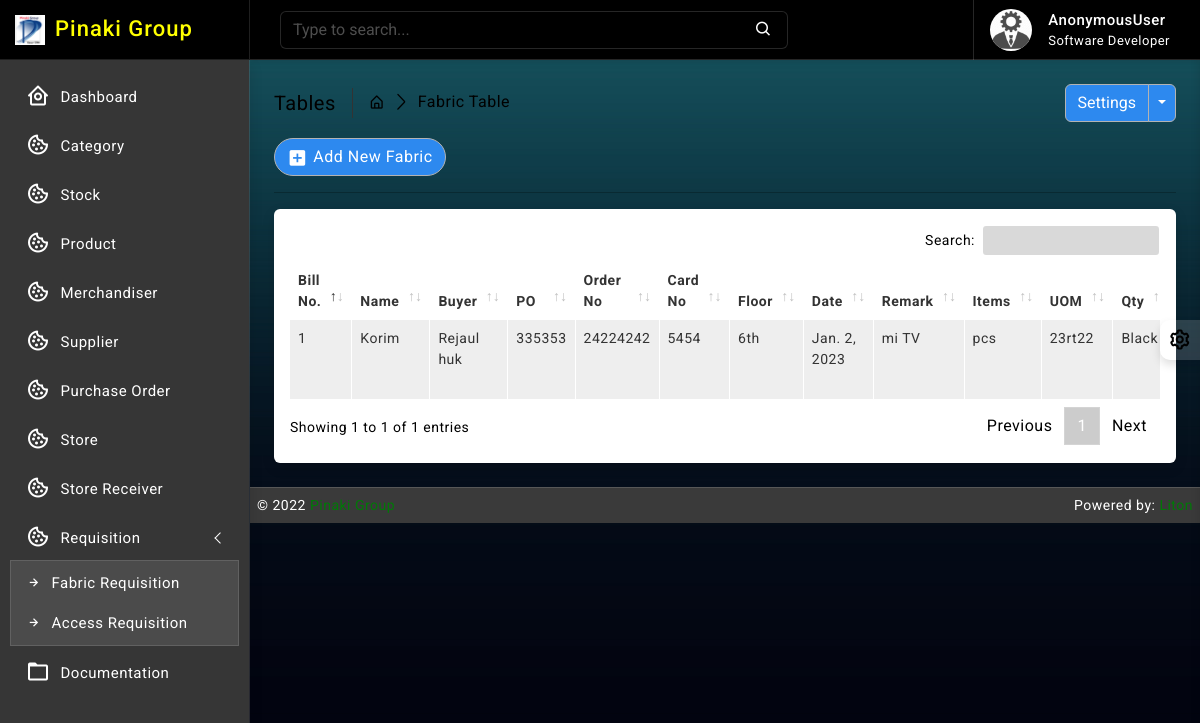
/fabric_requi/, run on an earlier commit of the app's database.
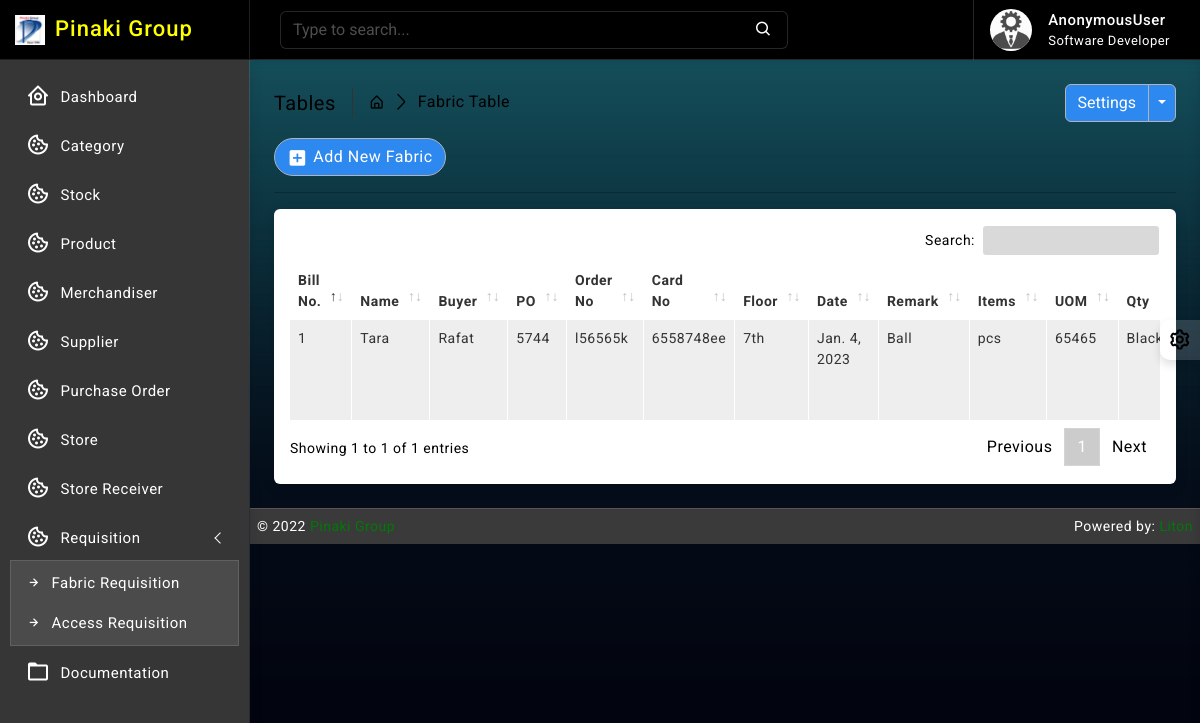
And on a later commit of the database.
### fabric_requi/models.py (models this page shows, shortened)
class FabricRequisitionBill(models.Model):
    billno = models.AutoField(primary_key=True)
    time = models.DateTimeField(auto_now=True)
    name = models.CharField(max_length=64, null=True, unique=True, blank=True)
    buyer_name = models.CharField(max_length=64, null=True, unique=True, blank=True)
    po_no = models.CharField(max_length=32, null=True, blank=True)
    order_no = models.CharField(max_length=32, null=True, blank=True)
    card_no = models.CharField(max_length=32, null=True, blank=True)
    FLOOR = (
        ('', 'Select'),
        ('1st', '1st'),
        ('2nd', '2nd'),
        ('3rd', '3rd'),
        ('4th', '4th'),
        ('5th', '5th'),
        ('6th', '6th'),
        ('7th', '7th'),
        ('8th', '8th'),
    )
    floor = models.CharField(max_length=64, null=True, blank=False, choices=FLOOR)
    date = models.DateField(default= now)
    fabric_detail = models.TextField()
    def get_items_list(self):
        return FabricRequisitionItem.objects.filter(billno=self)
    def get_total_price(self):
        ar_items = FabricRequisitionItem.objects.filter(billno=self)
        total = 0
        for item in ar_items:
            total += item.totalprice
        return total

class FabricRequisitionItem(models.Model):
    billno = models.ForeignKey(FabricRequisitionBill, on_delete = models.CASCADE, related_name='fr_billno')
    stock = models.ForeignKey(Stock, on_delete = models.CASCADE, related_name='fr_item')
    quantity = models.IntegerField(default=1)
    unit_price = models.IntegerField(default=1)
    totalprice = models.IntegerField(default=1)
    UOM = (
        ('', 'Select'),
        ('kg', 'kg'),
        ('miter', 'miter'),
        ('yard', 'yard'),
        ('pcs', 'pcs'),
        ('pound', 'pound'),
        ('g', 'g'),
        ('gg', 'gg'),
        ('litre', 'litre'),
        ('dg', 'dg'),
        ('1000 pcs', '1000 pcs'),
    )
    uom = models.CharField(max_length=64, null=True, blank=False, choices=UOM)
    style_no = models.CharField(max_length=64, blank=True, null=True)
    fab_color = models.CharField(max_length=64, blank=True, null=True)
    order_qty = models.IntegerField(default=0)
    cutting_qty = models.IntegerField(default=0)
    consumption = models.IntegerField(default=0)
    requard_qty = models.IntegerField(default=0)

### stock/models.py (models this page shows, shortened)
class Stock(models.Model):
    id = models.AutoField(primary_key=True)
    category = models.ForeignKey(Category, on_delete=models.CASCADE, blank=False)
    name = models.CharField(max_length=30, unique=True)
    quantity = models.IntegerField(default=1)
    is_deleted = models.BooleanField(default=False)

### fabric_requi/views.py (the view)
# urls.py: path('', views.FabricRequiView.as_view(), name='fabricr_read'),
class FabricRequiView(ListView):
    model = FabricRequisitionBill
    template_name = 'fabric_requi/read.html'
    context_object_name = 'bills'
    ordering = ['-time']

### templates/fabric_requi/read.html (shortened to what this page needs)
{% extends 'base/base.html' %}
{% block body %}
{% load static %}
		<div class="page-wrapper">
			<div class="page-content">
				<div class="page-breadcrumb d-none d-sm-flex align-items-center mb-3">
					<div class="breadcrumb-title pe-3">Tables</div>
					<div class="ps-3">
						<nav aria-label="breadcrumb">
							<ol class="breadcrumb mb-0 p-0">
								<li class="breadcrumb-item"><a href="#"><i class="bx bx-home-alt"></i></a>
								</li>
								<li class="breadcrumb-item active" aria-current="page">Fabric Table</li>
							</ol>
						</nav>
					</div>
					<div class="ms-auto">
						<div class="btn-group">
							<button type="button" class="btn btn-light">Settings</button>
							<button type="button" class="btn btn-light dropdown-toggle dropdown-toggle-split" data-bs-toggle="dropdown">	<span class="visually-hidden">Toggle Dropdown</span>
							</button>
						</div>
					</div>
				</div>
                <div class="ms-auto"><a href="/fabric_requi/create/" class="btn btn-light radius-30 mt-2 mt-lg-0"><i class="bx bxs-plus-square"></i>Add New Fabric</a></div>
				<hr/>
				<div class="card">
					<div class="card-body">
						<div class="table-responsive">
							<table id="example2" class="table table-striped table-bordered">
								<thead>
									<tr>
										<th>Bill No.</th>
										<th>Name</th>
                                        <th>Buyer</th>
                                        <th>PO</th>
                                        <th>Order No</th>
                                        <th>Card No</th>
                                        <th>Floor</th>
                                        <th>Date</th>
                                        <th>Remark</th>
                                        <th>Items</th>
                                        <th>UOM</th>
                                        <th>Qty</th>
									</tr>
								</thead>
								<tbody>
									{% for data in bills %}
									<tr>
                                        <td> <p>{{ data.billno }}</p> </td>
                                        <td>{{ data.name }}</td>
                                        <td>{{ data.buyer_name }}</td>
                                        <td>{{ data.po_no }}</td>
                                        <td>{{ data.order_no }}</td>
                                        <td>{{ data.card_no }}</td>
                                        <td>{{ data.floor }}</td>
                                        <td>{{ data.date }}</td>
                                        <td>
                                            {% for item in data.get_items_list %}
                                                {{ item.stock.name }} <br>
                                            {% endfor %}
                                        </td>
                                        <td>
                                            {% for item in data.get_items_list %}
                                                {{ item.uom }} <br>
                                            {% endfor %}
                                        </td>
                                        <td>
                                            {% for item in data.get_items_list %}
                                                {{ item.style_no }} <br>
                                            {% endfor %}
                                        </td>
                                        <td>
                                            {% for item in data.get_items_list %}
                                                {{ item.fab_color }} <br>
                                            {% endfor %}
                                        </td>
									</tr>
								 {% endfor %}
								</tbody>
							</table>
						</div>
					</div>
				</div>
			</div>
		</div>
{% endblock body %}

What changed in the data, as far as the page shows it:
changed FabricRequisitionBill id 1: name "Korim" → "Tara"; buyer_name "Rejaul huk" → "Rafat"; po_no "335353" → "5744"; order_no "24224242" → "l56565k"; card_no "5454" → "6558748ee"; floor "6th" → "7th"; date "Jan. 2, 2023" → "Jan. 4, 2023"
changed FabricRequisitionItem "pcs": stock.name "mi TV" → "Ball"; style_no "23rt22" → "65465"
